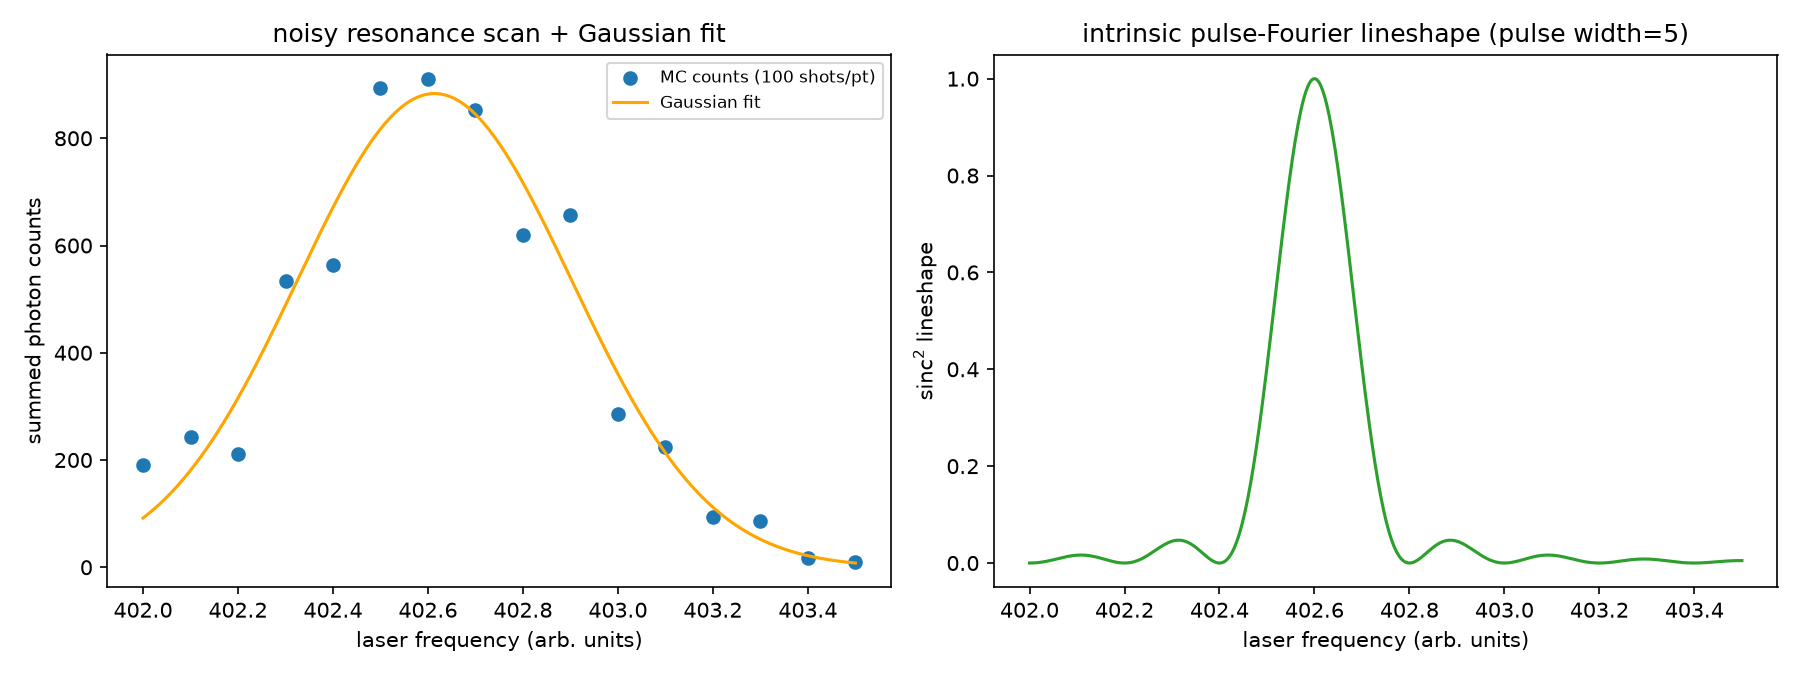

The Python source for this figure:
"""Monte Carlo model of photon-counting statistics for locating a laser resonance.

Support simulation for Y. Mei, Y. Li, H. Nguyen, P. R. Berman, A. Kuzmich,
"Trapped Alkali-Metal Rydberg Qubit," Phys. Rev. Lett. 128, 123601 (2022).
Locating the two-photon Rydberg excitation resonance experimentally means
scanning a laser frequency and counting retrieved photons at each point. The
underlying (noiseless) lineshape is the sinc**2 Fourier transform of the
finite-duration (pulse_width) square excitation pulse; on top of that, each
shot picks up frequency jitter from the two lasers driving the two-photon
transition (independent Gaussian noise, one contributing twice) before the
mean signal is Poisson-sampled by photon counting statistics. Averaging many
shots per frequency point and fitting a Gaussian to the resulting counts
gives the effective (noise-broadened) linewidth and center actually usable
for locking/locating the resonance in the lab -- broader than the intrinsic
sinc**2 pulse-Fourier width because of the added laser-frequency noise.

Source: MC.ipynb.
"""

from pathlib import Path

import matplotlib

matplotlib.use("Agg")
import matplotlib.pyplot as plt
import numpy as np
from scipy.optimize import curve_fit

RESONANCE = 402.6  # nominal resonance frequency (arb. units, e.g. GHz offset)
LASER_ERROR = 0.3 / 2.33  # per-shot laser-frequency jitter (1 sigma, same units)
PULSE_WIDTH = 5  # excitation pulse duration -> sets the sinc**2 Fourier width
BACKGROUND_SCALE = 24  # mean background/signal counts scale
POISSON_SCALE = 10  # mean of the Poisson-sampled photon count contribution


def sinc2_lineshape(freq, resonance=RESONANCE, pulse_width=PULSE_WIDTH):
    """Noiseless sinc**2 Fourier lineshape of the finite-duration excitation pulse."""
    return np.sinc((freq - resonance) * pulse_width) ** 2


def single_shot_count(freq, rng, resonance=RESONANCE, laser_error=LASER_ERROR,
                       pulse_width=PULSE_WIDTH):
    """One noisy photon count at nominal laser frequency freq.

    Two independent Gaussian frequency jitters (one laser contributing twice,
    as in the two-photon transition) displace the sinc**2 lineshape before
    the mean signal is Poisson-sampled.
    """
    jitter = rng.normal(0, laser_error) + 2 * rng.normal(0, laser_error)
    lineshape = np.sinc((freq + jitter - resonance) * pulse_width) ** 2
    return lineshape * BACKGROUND_SCALE + rng.poisson(lineshape * POISSON_SCALE)


def gaussian(x, a, x0, sigma):
    return a * np.exp(-((x - x0) ** 2) / (2 * sigma**2))


def main():
    rng = np.random.default_rng(0)

    laser_list = np.linspace(402, 403.5, 16)
    n_repeats = 100

    count_list = np.zeros(len(laser_list))
    for i, freq in enumerate(laser_list):
        for _ in range(n_repeats):
            count_list[i] += single_shot_count(freq, rng)

    popt, _ = curve_fit(gaussian, laser_list, count_list, p0=[1, RESONANCE, 0.1])
    print(f"Gaussian fit to MC counts: amplitude={popt[0]:.2f} center={popt[1]:.4f} "
          f"sigma={popt[2]:.4f}")

    freq_fine = np.linspace(402, 403.5, 500)

    fig, axes = plt.subplots(1, 2, figsize=(12, 4.5))

    axes[0].scatter(laser_list, count_list, label="MC counts (100 shots/pt)")
    axes[0].plot(freq_fine, gaussian(freq_fine, *popt), color="orange", label="Gaussian fit")
    axes[0].set_xlabel("laser frequency (arb. units)")
    axes[0].set_ylabel("summed photon counts")
    axes[0].set_title("noisy resonance scan + Gaussian fit")
    axes[0].legend(fontsize=8)

    axes[1].plot(freq_fine, sinc2_lineshape(freq_fine), color="tab:green")
    axes[1].set_xlabel("laser frequency (arb. units)")
    axes[1].set_ylabel(r"sinc$^2$ lineshape")
    axes[1].set_title(f"intrinsic pulse-Fourier lineshape (pulse width={PULSE_WIDTH})")

    fig.tight_layout()
    fig.savefig(Path(__file__).with_suffix(".png"), dpi=150)


if __name__ == "__main__":
    main()
